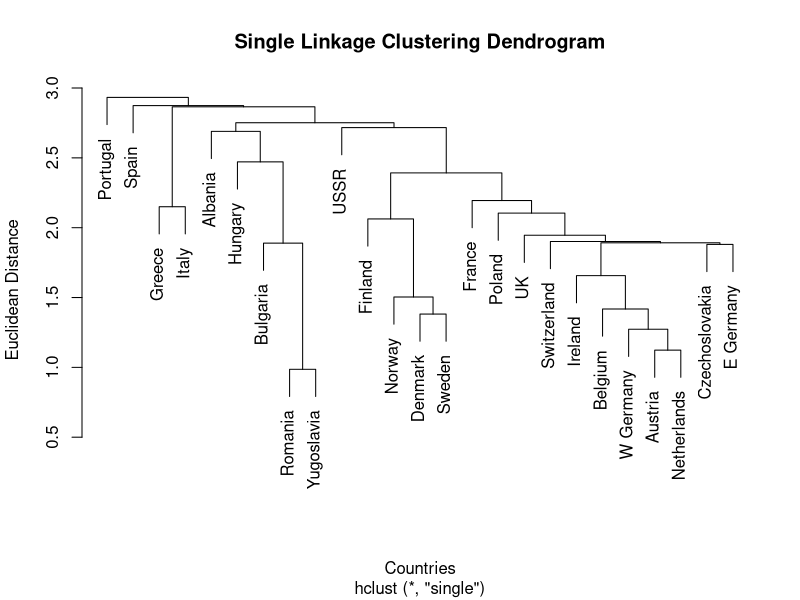
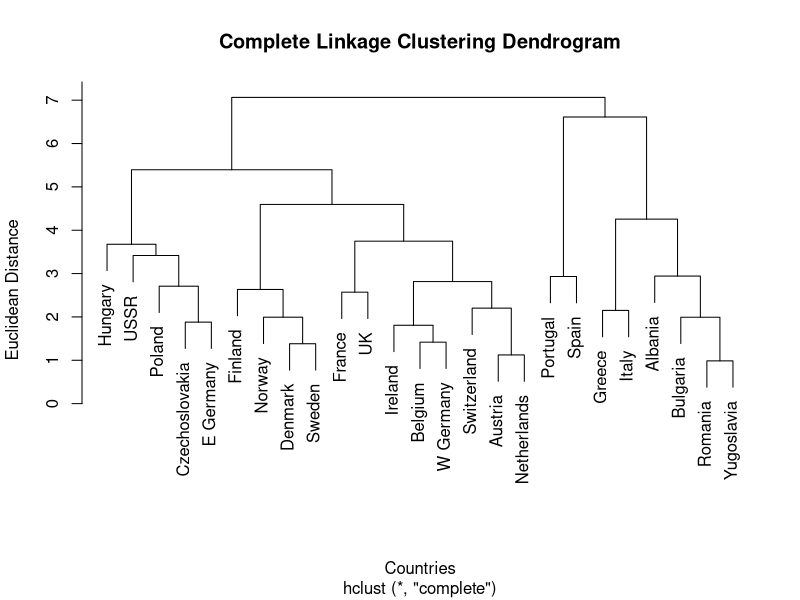
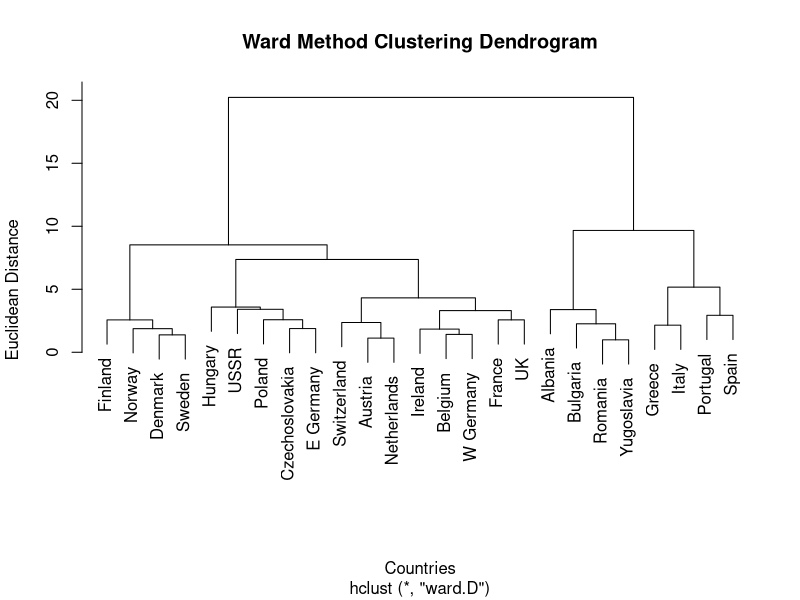
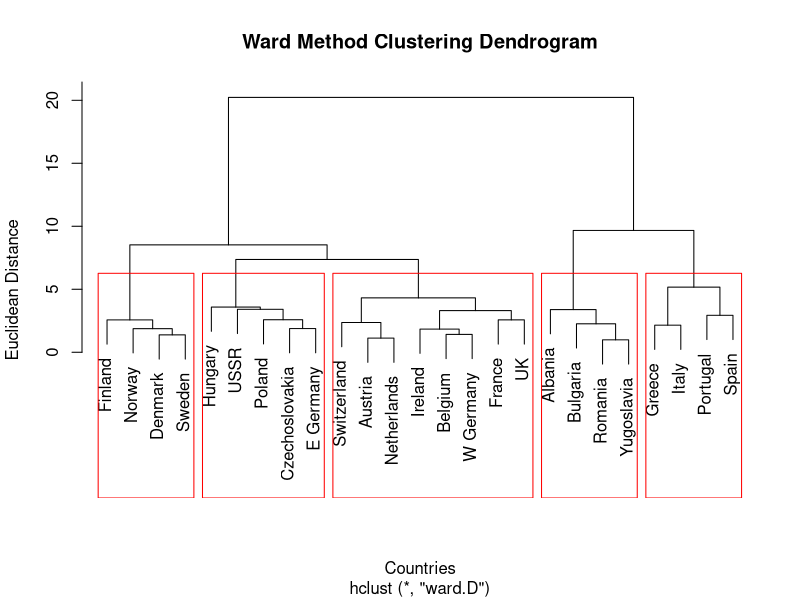

Write R code to recreate these figures, in order. (Note: this script raises an error after producing the figures.)
## ---- chunk 1
#install.packages("ggdendro")
library(ggplot2)
library(ggdendro)
library(cluster)
par(mfrow = c(1, 1))
## ---- chunk 2
# Setup data for clustering
protein <- read.csv("day3/data/protein.txt", sep = "\t", header = TRUE)
row.names(protein) <- protein$Country
protein <- protein[, -1]
protein <- scale(protein)
## ---- chunk 3
# Single Linkage Clustering
# Setup
single_linkage <- hclust(dist(protein), method = "single")

# Convert to dendrogram object
plot(single_linkage, main = "Single Linkage Clustering Dendrogram", xlab = "Countries", ylab = "Euclidean Distance")
## ---- chunk 4
# Complete Linkage Clustering
# Setup
complete_linkage <- hclust(dist(protein), method = "complete")

plot(complete_linkage, main = "Complete Linkage Clustering Dendrogram", xlab = "Countries", ylab = "Euclidean Distance")
## ---- chunk 5
# Ward Method Clustering
# Setup
ward_linkage <- hclust(dist(protein), method = "ward.D")

plot(ward_linkage, main = "Ward Method Clustering Dendrogram", xlab = "Countries", ylab = "Euclidean Distance")
## ---- chunk 6
plot(ward_linkage, main = "Ward Method Clustering Dendrogram", xlab = "Countries", ylab = "Euclidean Distance")
rect.hclust(ward_linkage, k = 5, border = "red")
## ---- chunk 7
# Perform PCA on data
pca <- prcomp(protein, scale = TRUE)

# Get loadings of PC
loadings <- pca$rotation
loadings_data <- data.frame(Variable = rownames(loadings), PC1 = loadings[, 1], PC2 = loadings[, 2])

# Perform Dimensionality reduction
scores <- pca$x
pca_data <- data.frame(Country = data$Country, PC1 = scores[, 1], PC2 = scores[, 2])

ggplot() + 
  geom_point(data = pca_data, aes(x = PC1, y = PC2)) + 
  geom_text_repel(data = pca_data, aes(x = PC1, y = PC2, label = Country)) +
  geom_segment(data = loadings_data, aes(x = 0, y = 0, xend = PC1, yend = PC2),
               arrow = arrow(length = unit(0.3, "cm")), color = "red") +
  geom_text_repel(data = loadings_data, aes(x = PC1, y = PC2, label = Variable), color = "red") +
  labs(title = "PCA Biplot of Protein Data", x = "PC1", y = "PC2") +
  theme_minimal()
